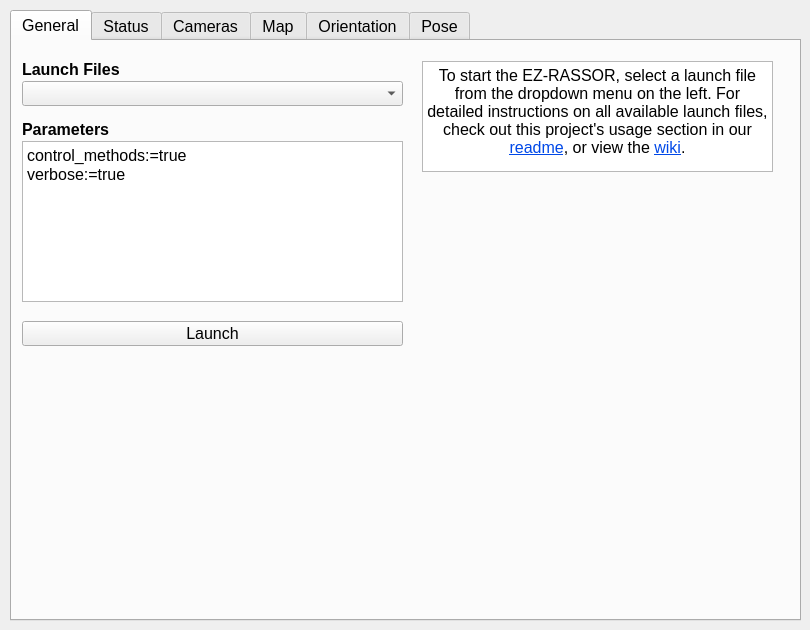
<?xml version="1.0" encoding="UTF-8"?>
<ui version="4.0">
 <class>mainWindow</class>
 <widget class="QWidget" name="mainWindow">
  <property name="geometry">
   <rect>
    <x>0</x>
    <y>0</y>
    <width>810</width>
    <height>630</height>
   </rect>
  </property>
  <property name="sizePolicy">
   <sizepolicy hsizetype="Fixed" vsizetype="Fixed">
    <horstretch>0</horstretch>
    <verstretch>0</verstretch>
   </sizepolicy>
  </property>
  <property name="minimumSize">
   <size>
    <width>810</width>
    <height>630</height>
   </size>
  </property>
  <property name="maximumSize">
   <size>
    <width>810</width>
    <height>630</height>
   </size>
  </property>
  <property name="font">
   <font>
    <family>Ubuntu</family>
    <pointsize>12</pointsize>
    <weight>50</weight>
    <bold>false</bold>
   </font>
  </property>
  <property name="windowTitle">
   <string>EZ-RASSOR Dashboard</string>
  </property>
  <widget class="QTabWidget" name="mainTabWidget">
   <property name="geometry">
    <rect>
     <x>10</x>
     <y>10</y>
     <width>791</width>
     <height>611</height>
    </rect>
   </property>
   <property name="font">
    <font>
     <family>Ubuntu</family>
    </font>
   </property>
   <property name="currentIndex">
    <number>0</number>
   </property>
   <widget class="QWidget" name="generalTab">
    <attribute name="title">
     <string>General</string>
    </attribute>
    <widget class="QLabel" name="launchFilesLabel">
     <property name="geometry">
      <rect>
       <x>10</x>
       <y>20</y>
       <width>121</width>
       <height>17</height>
      </rect>
     </property>
     <property name="font">
      <font>
       <weight>75</weight>
       <bold>true</bold>
      </font>
     </property>
     <property name="text">
      <string>Launch Files</string>
     </property>
    </widget>
    <widget class="QPushButton" name="launchButton">
     <property name="geometry">
      <rect>
       <x>10</x>
       <y>280</y>
       <width>381</width>
       <height>25</height>
      </rect>
     </property>
     <property name="text">
      <string>Launch</string>
     </property>
    </widget>
    <widget class="QComboBox" name="launchFilesComboBox">
     <property name="geometry">
      <rect>
       <x>10</x>
       <y>40</y>
       <width>381</width>
       <height>25</height>
      </rect>
     </property>
    </widget>
    <widget class="QTextEdit" name="parametersTextEdit">
     <property name="geometry">
      <rect>
       <x>10</x>
       <y>100</y>
       <width>381</width>
       <height>161</height>
      </rect>
     </property>
     <property name="font">
      <font>
       <pointsize>12</pointsize>
      </font>
     </property>
     <property name="html">
      <string>&lt;!DOCTYPE HTML PUBLIC &quot;-//W3C//DTD HTML 4.0//EN&quot; &quot;http://www.w3.org/TR/REC-html40/strict.dtd&quot;&gt;
&lt;html&gt;&lt;head&gt;&lt;meta name=&quot;qrichtext&quot; content=&quot;1&quot; /&gt;&lt;style type=&quot;text/css&quot;&gt;
p, li { white-space: pre-wrap; }
&lt;/style&gt;&lt;/head&gt;&lt;body style=&quot; font-family:'Ubuntu'; font-size:12pt; font-weight:400; font-style:normal;&quot;&gt;
&lt;p style=&quot; margin-top:0px; margin-bottom:0px; margin-left:0px; margin-right:0px; -qt-block-indent:0; text-indent:0px;&quot;&gt;control_methods:=true&lt;/p&gt;
&lt;p style=&quot; margin-top:0px; margin-bottom:0px; margin-left:0px; margin-right:0px; -qt-block-indent:0; text-indent:0px;&quot;&gt;verbose:=true&lt;/p&gt;&lt;/body&gt;&lt;/html&gt;</string>
     </property>
     <property name="overwriteMode">
      <bool>false</bool>
     </property>
     <property name="placeholderText">
      <string/>
     </property>
    </widget>
    <widget class="QLabel" name="parametersLabel">
     <property name="geometry">
      <rect>
       <x>10</x>
       <y>80</y>
       <width>121</width>
       <height>17</height>
      </rect>
     </property>
     <property name="font">
      <font>
       <weight>75</weight>
       <bold>true</bold>
      </font>
     </property>
     <property name="text">
      <string>Parameters</string>
     </property>
    </widget>
    <widget class="QLabel" name="swampCrocodileLabel">
     <property name="geometry">
      <rect>
       <x>190</x>
       <y>150</y>
       <width>561</width>
       <height>411</height>
      </rect>
     </property>
     <property name="text">
      <string>&lt;html&gt;&lt;head/&gt;&lt;body&gt;&lt;p&gt;&lt;img src=&quot;:/images/SWAMP_CROCODILE.png&quot;/&gt;&lt;/p&gt;&lt;/body&gt;&lt;/html&gt;</string>
     </property>
    </widget>
    <widget class="QTextBrowser" name="aboutBrowser">
     <property name="geometry">
      <rect>
       <x>410</x>
       <y>20</y>
       <width>351</width>
       <height>111</height>
      </rect>
     </property>
     <property name="font">
      <font>
       <family>Ubuntu</family>
      </font>
     </property>
     <property name="html">
      <string>&lt;!DOCTYPE HTML PUBLIC &quot;-//W3C//DTD HTML 4.0//EN&quot; &quot;http://www.w3.org/TR/REC-html40/strict.dtd&quot;&gt;
&lt;html&gt;&lt;head&gt;&lt;meta name=&quot;qrichtext&quot; content=&quot;1&quot; /&gt;&lt;style type=&quot;text/css&quot;&gt;
p, li { white-space: pre-wrap; }
&lt;/style&gt;&lt;/head&gt;&lt;body style=&quot; font-family:'Ubuntu'; font-size:12pt; font-weight:400; font-style:normal;&quot;&gt;
&lt;p align=&quot;center&quot; style=&quot; margin-top:0px; margin-bottom:0px; margin-left:0px; margin-right:0px; -qt-block-indent:0; text-indent:0px;&quot;&gt;To start the EZ-RASSOR, select a launch file from the dropdown menu on the left. For detailed instructions on all available launch files, check out this project's usage section in our &lt;a href=&quot;https://github.com/FlaSpaceInst/EZ-RASSOR#usage&quot;&gt;&lt;span style=&quot; text-decoration: underline; color:#0048e8;&quot;&gt;readme&lt;/span&gt;&lt;/a&gt;, or view the &lt;a href=&quot;https://github.com/FlaSpaceInst/EZ-RASSOR/wiki&quot;&gt;&lt;span style=&quot; text-decoration: underline; color:#0048e8;&quot;&gt;wiki&lt;/span&gt;&lt;/a&gt;.&lt;/p&gt;&lt;/body&gt;&lt;/html&gt;</string>
     </property>
    </widget>
    <zorder>swampCrocodileLabel</zorder>
    <zorder>launchFilesLabel</zorder>
    <zorder>launchButton</zorder>
    <zorder>launchFilesComboBox</zorder>
    <zorder>parametersTextEdit</zorder>
    <zorder>parametersLabel</zorder>
    <zorder>aboutBrowser</zorder>
   </widget>
   <widget class="QWidget" name="statusTab">
    <attribute name="title">
     <string>Status</string>
    </attribute>
    <widget class="QLabel" name="processorUsageLabel">
     <property name="geometry">
      <rect>
       <x>520</x>
       <y>100</y>
       <width>251</width>
       <height>41</height>
      </rect>
     </property>
     <property name="font">
      <font>
       <family>Ubuntu</family>
       <pointsize>14</pointsize>
       <italic>false</italic>
      </font>
     </property>
     <property name="text">
      <string>&lt;html&gt;&lt;head/&gt;&lt;body&gt;&lt;p align=&quot;center&quot;&gt;&lt;span style=&quot; font-weight:600;&quot;&gt;CPU Usage &lt;/span&gt;&lt;/p&gt;&lt;/body&gt;&lt;/html&gt;</string>
     </property>
    </widget>
    <widget class="QProgressBar" name="processorUsageBar">
     <property name="geometry">
      <rect>
       <x>520</x>
       <y>140</y>
       <width>251</width>
       <height>41</height>
      </rect>
     </property>
     <property name="font">
      <font>
       <family>Ubuntu</family>
      </font>
     </property>
     <property name="value">
      <number>42</number>
     </property>
    </widget>
    <widget class="QTextBrowser" name="standardOutBrowser">
     <property name="geometry">
      <rect>
       <x>10</x>
       <y>10</y>
       <width>491</width>
       <height>561</height>
      </rect>
     </property>
    </widget>
    <widget class="QLabel" name="memoryUsageLabel">
     <property name="geometry">
      <rect>
       <x>520</x>
       <y>240</y>
       <width>251</width>
       <height>41</height>
      </rect>
     </property>
     <property name="font">
      <font>
       <family>Ubuntu</family>
       <pointsize>14</pointsize>
       <italic>false</italic>
      </font>
     </property>
     <property name="text">
      <string>&lt;html&gt;&lt;head/&gt;&lt;body&gt;&lt;p align=&quot;center&quot;&gt;&lt;span style=&quot; font-weight:600;&quot;&gt;Memory Usage&lt;/span&gt;&lt;/p&gt;&lt;/body&gt;&lt;/html&gt;</string>
     </property>
    </widget>
    <widget class="QProgressBar" name="memoryUsageBar">
     <property name="geometry">
      <rect>
       <x>520</x>
       <y>280</y>
       <width>251</width>
       <height>41</height>
      </rect>
     </property>
     <property name="font">
      <font>
       <family>Ubuntu</family>
      </font>
     </property>
     <property name="value">
      <number>56</number>
     </property>
    </widget>
    <widget class="QLabel" name="batteryRemainingLabel">
     <property name="geometry">
      <rect>
       <x>520</x>
       <y>380</y>
       <width>251</width>
       <height>41</height>
      </rect>
     </property>
     <property name="font">
      <font>
       <family>Ubuntu</family>
       <pointsize>14</pointsize>
       <italic>false</italic>
      </font>
     </property>
     <property name="text">
      <string>&lt;html&gt;&lt;head/&gt;&lt;body&gt;&lt;p align=&quot;center&quot;&gt;&lt;span style=&quot; font-weight:600;&quot;&gt;Battery Remaining&lt;/span&gt;&lt;/p&gt;&lt;/body&gt;&lt;/html&gt;</string>
     </property>
    </widget>
    <widget class="QProgressBar" name="batteryRemainingBar">
     <property name="geometry">
      <rect>
       <x>520</x>
       <y>420</y>
       <width>251</width>
       <height>41</height>
      </rect>
     </property>
     <property name="font">
      <font>
       <family>Ubuntu</family>
      </font>
     </property>
     <property name="value">
      <number>70</number>
     </property>
    </widget>
   </widget>
   <widget class="QWidget" name="cameraTab">
    <attribute name="title">
     <string>Cameras</string>
    </attribute>
    <widget class="QFrame" name="rightCameraFrame">
     <property name="geometry">
      <rect>
       <x>400</x>
       <y>100</y>
       <width>361</width>
       <height>341</height>
      </rect>
     </property>
     <property name="frameShape">
      <enum>QFrame::StyledPanel</enum>
     </property>
     <property name="frameShadow">
      <enum>QFrame::Raised</enum>
     </property>
    </widget>
    <widget class="QLabel" name="rightCameraLabel">
     <property name="geometry">
      <rect>
       <x>400</x>
       <y>440</y>
       <width>361</width>
       <height>41</height>
      </rect>
     </property>
     <property name="font">
      <font>
       <family>Ubuntu</family>
       <pointsize>14</pointsize>
       <italic>false</italic>
      </font>
     </property>
     <property name="text">
      <string>&lt;html&gt;&lt;head/&gt;&lt;body&gt;&lt;p align=&quot;center&quot;&gt;&lt;span style=&quot; font-weight:600;&quot;&gt;Right Camera &lt;/span&gt;&lt;/p&gt;&lt;/body&gt;&lt;/html&gt;</string>
     </property>
    </widget>
    <widget class="QFrame" name="leftCameraFrame">
     <property name="geometry">
      <rect>
       <x>20</x>
       <y>100</y>
       <width>361</width>
       <height>341</height>
      </rect>
     </property>
     <property name="frameShape">
      <enum>QFrame::StyledPanel</enum>
     </property>
     <property name="frameShadow">
      <enum>QFrame::Raised</enum>
     </property>
    </widget>
    <widget class="QLabel" name="leftCameraLabel">
     <property name="geometry">
      <rect>
       <x>20</x>
       <y>440</y>
       <width>361</width>
       <height>41</height>
      </rect>
     </property>
     <property name="font">
      <font>
       <family>Ubuntu</family>
       <pointsize>14</pointsize>
       <italic>false</italic>
      </font>
     </property>
     <property name="text">
      <string>&lt;html&gt;&lt;head/&gt;&lt;body&gt;&lt;p align=&quot;center&quot;&gt;&lt;span style=&quot; font-weight:600;&quot;&gt;Left Camera &lt;/span&gt;&lt;/p&gt;&lt;/body&gt;&lt;/html&gt;</string>
     </property>
    </widget>
   </widget>
   <widget class="QWidget" name="mapTab">
    <attribute name="title">
     <string>Map</string>
    </attribute>
    <widget class="QFrame" name="pointCloudFrame">
     <property name="geometry">
      <rect>
       <x>20</x>
       <y>100</y>
       <width>361</width>
       <height>341</height>
      </rect>
     </property>
     <property name="frameShape">
      <enum>QFrame::StyledPanel</enum>
     </property>
     <property name="frameShadow">
      <enum>QFrame::Raised</enum>
     </property>
    </widget>
    <widget class="QFrame" name="disparityMapFrame">
     <property name="geometry">
      <rect>
       <x>400</x>
       <y>100</y>
       <width>361</width>
       <height>341</height>
      </rect>
     </property>
     <property name="frameShape">
      <enum>QFrame::StyledPanel</enum>
     </property>
     <property name="frameShadow">
      <enum>QFrame::Raised</enum>
     </property>
    </widget>
    <widget class="QLabel" name="pointCloudLabel">
     <property name="geometry">
      <rect>
       <x>20</x>
       <y>440</y>
       <width>361</width>
       <height>41</height>
      </rect>
     </property>
     <property name="font">
      <font>
       <family>Ubuntu</family>
       <pointsize>14</pointsize>
       <italic>false</italic>
      </font>
     </property>
     <property name="text">
      <string>&lt;html&gt;&lt;head/&gt;&lt;body&gt;&lt;p align=&quot;center&quot;&gt;&lt;span style=&quot; font-weight:600;&quot;&gt;Point Cloud &lt;/span&gt;&lt;/p&gt;&lt;/body&gt;&lt;/html&gt;</string>
     </property>
    </widget>
    <widget class="QLabel" name="disparityMapLabel">
     <property name="geometry">
      <rect>
       <x>400</x>
       <y>440</y>
       <width>361</width>
       <height>41</height>
      </rect>
     </property>
     <property name="font">
      <font>
       <family>Ubuntu</family>
       <pointsize>14</pointsize>
       <italic>false</italic>
      </font>
     </property>
     <property name="text">
      <string>&lt;html&gt;&lt;head/&gt;&lt;body&gt;&lt;p align=&quot;center&quot;&gt;&lt;span style=&quot; font-weight:600;&quot;&gt;Disparity Map &lt;/span&gt;&lt;/p&gt;&lt;/body&gt;&lt;/html&gt;</string>
     </property>
    </widget>
   </widget>
   <widget class="QWidget" name="orientationTab">
    <attribute name="title">
     <string>Orientation</string>
    </attribute>
    <widget class="QWidget" name="layoutWidget">
     <property name="geometry">
      <rect>
       <x>110</x>
       <y>450</y>
       <width>571</width>
       <height>121</height>
      </rect>
     </property>
     <layout class="QHBoxLayout" name="orientationDataBoxes">
      <item>
       <layout class="QVBoxLayout" name="orientationDataBox">
        <property name="sizeConstraint">
         <enum>QLayout::SetDefaultConstraint</enum>
        </property>
        <item>
         <widget class="QLabel" name="orientationDataBoxLabel">
          <property name="font">
           <font>
            <family>Ubuntu</family>
            <pointsize>13</pointsize>
            <weight>75</weight>
            <bold>true</bold>
            <underline>false</underline>
           </font>
          </property>
          <property name="layoutDirection">
           <enum>Qt::LeftToRight</enum>
          </property>
          <property name="text">
           <string>Orientation</string>
          </property>
          <property name="alignment">
           <set>Qt::AlignCenter</set>
          </property>
         </widget>
        </item>
        <item>
         <widget class="QLabel" name="orientationXLabel">
          <property name="font">
           <font>
            <family>Ubuntu</family>
            <pointsize>12</pointsize>
            <kerning>true</kerning>
           </font>
          </property>
          <property name="text">
           <string> X: </string>
          </property>
         </widget>
        </item>
        <item>
         <widget class="QLabel" name="orientationYLabel">
          <property name="font">
           <font>
            <family>Ubuntu</family>
            <pointsize>12</pointsize>
           </font>
          </property>
          <property name="text">
           <string> Y:</string>
          </property>
         </widget>
        </item>
        <item>
         <widget class="QLabel" name="orientationZLabel">
          <property name="font">
           <font>
            <family>Ubuntu</family>
            <pointsize>12</pointsize>
           </font>
          </property>
          <property name="text">
           <string> Z:</string>
          </property>
         </widget>
        </item>
       </layout>
      </item>
      <item>
       <layout class="QVBoxLayout" name="angularVelocityDataBox">
        <item>
         <widget class="QLabel" name="angularVelocityDataBoxLabel">
          <property name="font">
           <font>
            <family>Ubuntu</family>
            <pointsize>13</pointsize>
            <weight>75</weight>
            <bold>true</bold>
            <underline>false</underline>
           </font>
          </property>
          <property name="text">
           <string>Angular Velocity</string>
          </property>
          <property name="alignment">
           <set>Qt::AlignCenter</set>
          </property>
         </widget>
        </item>
        <item>
         <widget class="QLabel" name="angularVelocityXLabel">
          <property name="font">
           <font>
            <family>Ubuntu</family>
            <pointsize>12</pointsize>
           </font>
          </property>
          <property name="text">
           <string> X:</string>
          </property>
         </widget>
        </item>
        <item>
         <widget class="QLabel" name="angularVelocityYLabel">
          <property name="font">
           <font>
            <family>Ubuntu</family>
            <pointsize>12</pointsize>
           </font>
          </property>
          <property name="text">
           <string> Y:</string>
          </property>
         </widget>
        </item>
        <item>
         <widget class="QLabel" name="angularVelocityZLabel">
          <property name="font">
           <font>
            <family>Ubuntu</family>
            <pointsize>12</pointsize>
           </font>
          </property>
          <property name="text">
           <string> Z:</string>
          </property>
         </widget>
        </item>
       </layout>
      </item>
      <item>
       <layout class="QVBoxLayout" name="linearAccelerationDataBox">
        <item>
         <widget class="QLabel" name="linearAccelerationDataBoxLabel">
          <property name="font">
           <font>
            <family>Ubuntu</family>
            <pointsize>13</pointsize>
            <weight>75</weight>
            <bold>true</bold>
            <underline>false</underline>
            <strikeout>false</strikeout>
           </font>
          </property>
          <property name="text">
           <string>Linear Acceleration</string>
          </property>
          <property name="textFormat">
           <enum>Qt::RichText</enum>
          </property>
          <property name="alignment">
           <set>Qt::AlignCenter</set>
          </property>
         </widget>
        </item>
        <item>
         <widget class="QLabel" name="linearAccelerationXLabel">
          <property name="font">
           <font>
            <family>Ubuntu</family>
            <pointsize>12</pointsize>
           </font>
          </property>
          <property name="text">
           <string> X:</string>
          </property>
         </widget>
        </item>
        <item>
         <widget class="QLabel" name="linearAccelerationYLabel">
          <property name="font">
           <font>
            <family>Ubuntu</family>
            <pointsize>12</pointsize>
           </font>
          </property>
          <property name="text">
           <string> Y:</string>
          </property>
         </widget>
        </item>
        <item>
         <widget class="QLabel" name="linearAccelerationZLabel">
          <property name="font">
           <font>
            <family>Ubuntu</family>
            <pointsize>12</pointsize>
           </font>
          </property>
          <property name="text">
           <string> Z:</string>
          </property>
         </widget>
        </item>
       </layout>
      </item>
     </layout>
    </widget>
    <widget class="QFrame" name="orientationFrame">
     <property name="geometry">
      <rect>
       <x>9</x>
       <y>9</y>
       <width>771</width>
       <height>431</height>
      </rect>
     </property>
     <property name="frameShape">
      <enum>QFrame::StyledPanel</enum>
     </property>
     <property name="frameShadow">
      <enum>QFrame::Raised</enum>
     </property>
    </widget>
   </widget>
   <widget class="QWidget" name="poseTab">
    <attribute name="title">
     <string>Pose</string>
    </attribute>
    <widget class="QFrame" name="poseFrame">
     <property name="geometry">
      <rect>
       <x>9</x>
       <y>9</y>
       <width>771</width>
       <height>561</height>
      </rect>
     </property>
     <property name="frameShape">
      <enum>QFrame::StyledPanel</enum>
     </property>
     <property name="frameShadow">
      <enum>QFrame::Raised</enum>
     </property>
    </widget>
   </widget>
  </widget>
 </widget>
 <resources>
  <include location="../images.qrc"/>
 </resources>
 <connections/>
</ui>
